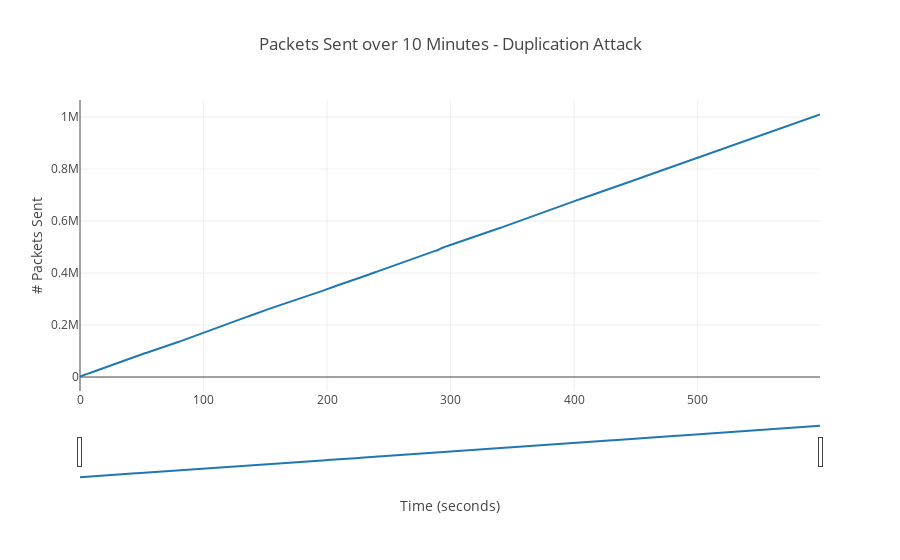

Notebook source saved alongside this figure:
### Code cell
data = [go.Scatter(
          x=np.arange(0, 600),
          y=getPacketsSent(df_dup))]

layout = dict(
    title="Packets Sent over 10 Minutes - Duplication Attack",
    xaxis=dict(
        title='Time (seconds)',
        rangeslider=dict(
            visible = True
        )
    ), 
    yaxis=dict(
        title='# Packets Sent'
    )
)

iplot(dict(data=data, layout=layout))

### Figure 1 — Plotly figure (JSON) as saved in the notebook; plotly's stock layout.template omitted (floating-point values rounded to 4 significant figures; data arrays with more than 128 entries replaced by an {"elided": "..."} marker saying what was removed)
{"data": [{"type": "scatter", "x": {"elided": "600 int values"}, "y": {"elided": "600 int values"}}], "layout": {"title": {"text": "Packets Sent over 10 Minutes - Duplication Attack"}, "xaxis": {"rangeslider": {"visible": true}, "title": {"text": "Time (seconds)"}}, "yaxis": {"title": {"text": "# Packets Sent"}}}}
